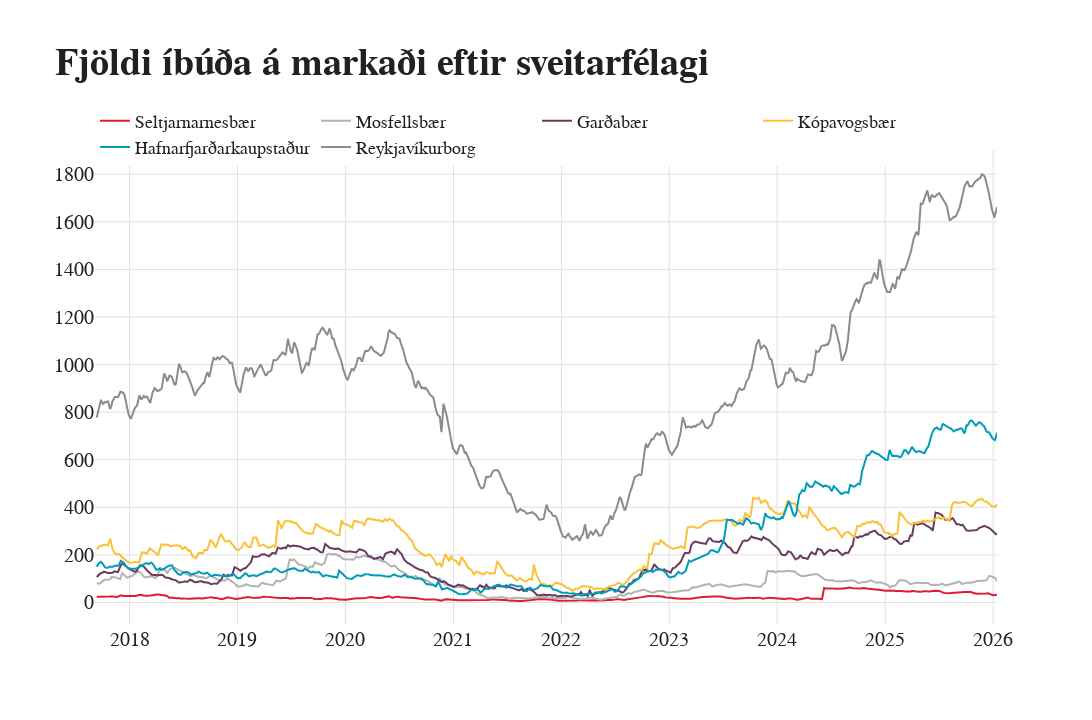

Notebook code cell kept with this figure:
### Code cell
def make_plot(df):

    fig = analytiq.Figure('core')

    columns = [
         "Seltjarnarnesbær", "Mosfellsbær", "Garðabær", "Kópavogsbær", "Hafnarfjarðarkaupstaður", "Reykjavíkurborg"
    ]
    

    fig.update_layout(
        legend = dict(
            x = 0.0,
            y = 1.1,
            orientation = 'h'
        )
    )
    
    fig.set_title(
        "Fjöldi íbúða á markaði eftir sveitarfélagi",
    )


    fig.update_layout(
        margin_t = 150,
    )

    for i, column in enumerate(columns):
        fig.add_scatter(
            x = df.index,
            y = df[column],
            line = dict(
                color = fig.colors(i)
            ),
            name = column,
            showlegend=True
        )

        fig.export(f"total-on-market--{i}")

    return fig


df_listings\
.pivot_table(index='date', columns='city_name', values='listings', aggfunc='sum')\
.rolling(7).mean()\
.pipe(make_plot)

### Figure 1 — Plotly figure (JSON) as saved in the notebook; plotly's stock layout.template omitted (floating-point values rounded to 4 significant figures; data arrays with more than 128 entries replaced by an {"elided": "..."} marker saying what was removed)
{"data": [{"line": {"color": "rgb(220, 30, 53)"}, "name": "Seltjarnarnesbær", "showlegend": true, "type": "scatter", "x": {"elided": "3053 str values"}, "y": {"elided": "3053 float values"}}, {"line": {"color": "rgb(178, 180, 178)"}, "name": "Mosfellsbær", "showlegend": true, "type": "scatter", "x": {"elided": "3053 str values"}, "y": {"elided": "3053 float values"}}, {"line": {"color": "rgb(105, 60, 94)"}, "name": "Garðabær", "showlegend": true, "type": "scatter", "x": {"elided": "3053 str values"}, "y": {"elided": "3053 float values"}}, {"line": {"color": "rgb(252, 192, 54)"}, "name": "Kópavogsbær", "showlegend": true, "type": "scatter", "x": {"elided": "3053 str values"}, "y": {"elided": "3053 float values"}}, {"line": {"color": "rgb(0, 156, 189)"}, "name": "Hafnarfjarðarkaupstaður", "showlegend": true, "type": "scatter", "x": {"elided": "3053 str values"}, "y": {"elided": "3053 float values"}}, {"line": {"color": "rgb(145, 137, 137)"}, "name": "Reykjavíkurborg", "showlegend": true, "type": "scatter", "x": {"elided": "3053 str values"}, "y": {"elided": "3053 float values"}}], "layout": {"autosize": false, "font": {"color": "#212121", "family": "TT Norms Pro"}, "height": 720, "legend": {"font": {"color": "#212121", "family": "TT Norms Pro", "size": 18}, "orientation": "h", "x": 0, "y": 1.1}, "margin": {"b": 95, "l": 95, "r": 95, "t": 150}, "paper_bgcolor": "#ffffff", "plot_bgcolor": "#ffffff", "title": {"font": {"color": "#212121", "family": "TT Norms Pro", "size": 24}, "text": "<span style=\"font-size: 38px;\"><b>Fjöldi íbúða á markaði eftir sveitarfélagi</b></span>"}, "width": 1280, "xaxis": {"gridcolor": "#e0e0e0", "tickfont": {"color": "#212121", "family": "TT Norms Pro", "size": 20}, "title": {"font": {"color": "#212121", "family": "TT Norms Pro", "size": 24}}, "zerolinecolor": "#e0e0e0", "zerolinewidth": 0}, "xaxis10": {"gridcolor": "#e0e0e0", "tickfont": {"color": "#212121", "family": "TT Norms Pro", "size": 20}, "title": {"font": {"color": "#212121", "family": "TT Norms Pro", "size": 24}}, "zerolinecolor": "#e0e0e0", "zerolinewidth": 0}, "xaxis11": {"gridcolor": "#e0e0e0", "tickfont": {"color": "#212121", "family": "TT Norms Pro", "size": 20}, "title": {"font": {"color": "#212121", "family": "TT Norms Pro", "size": 24}}, "zerolinecolor": "#e0e0e0", "zerolinewidth": 0}, "xaxis12": {"gridcolor": "#e0e0e0", "tickfont": {"color": "#212121", "family": "TT Norms Pro", "size": 20}, "title": {"font": {"color": "#212121", "family": "TT Norms Pro", "size": 24}}, "zerolinecolor": "#e0e0e0", "zerolinewidth": 0}, "xaxis13": {"gridcolor": "#e0e0e0", "tickfont": {"color": "#212121", "family": "TT Norms Pro", "size": 20}, "title": {"font": {"color": "#212121", "family": "TT Norms Pro", "size": 24}}, "zerolinecolor": "#e0e0e0", "zerolinewidth": 0}, "xaxis14": {"gridcolor": "#e0e0e0", "tickfont": {"color": "#212121", "family": "TT Norms Pro", "size": 20}, "title": {"font": {"color": "#212121", "family": "TT Norms Pro", "size": 24}}, "zerolinecolor": "#e0e0e0", "zerolinewidth": 0}, "xaxis15": {"gridcolor": "#e0e0e0", "tickfont": {"color": "#212121", "family": "TT Norms Pro", "size": 20}, "title": {"font": {"color": "#212121", "family": "TT Norms Pro", "size": 24}}, "zerolinecolor": "#e0e0e0", "zerolinewidth": 0}, "xaxis16": {"gridcolor": "#e0e0e0", "tickfont": {"color": "#212121", "family": "TT Norms Pro", "size": 20}, "title": {"font": {"color": "#212121", "family": "TT Norms Pro", "size": 24}}, "zerolinecolor": "#e0e0e0", "zerolinewidth": 0}, "xaxis17": {"gridcolor": "#e0e0e0", "tickfont": {"color": "#212121", "family": "TT Norms Pro", "size": 20}, "title": {"font": {"color": "#212121", "family": "TT Norms Pro", "size": 24}}, "zerolinecolor": "#e0e0e0", "zerolinewidth": 0}, "xaxis18": {"gridcolor": "#e0e0e0", "tickfont": {"color": "#212121", "family": "TT Norms Pro", "size": 20}, "title": {"font": {"color": "#212121", "family": "TT Norms Pro", "size": 24}}, "zerolinecolor": "#e0e0e0", "zerolinewidth": 0}, "xaxis19": {"gridcolor": "#e0e0e0", "tickfont": {"color": "#212121", "family": "TT Norms Pro", "size": 20}, "title": {"font": {"color": "#212121", "family": "TT Norms Pro", "size": 24}}, "zerolinecolor": "#e0e0e0", "zerolinewidth": 0}, "xaxis2": {"gridcolor": "#e0e0e0", "tickfont": {"color": "#212121", "family": "TT Norms Pro", "size": 20}, "title": {"font": {"color": "#212121", "family": "TT Norms Pro", "size": 24}}, "zerolinecolor": "#e0e0e0", "zerolinewidth": 0}, "xaxis20": {"gridcolor": "#e0e0e0", "tickfont": {"color": "#212121", "family": "TT Norms Pro", "size": 20}, "title": {"font": {"color": "#212121", "family": "TT Norms Pro", "size": 24}}, "zerolinecolor": "#e0e0e0", "zerolinewidth": 0}, "xaxis3": {"gridcolor": "#e0e0e0", "tickfont": {"color": "#212121", "family": "TT Norms Pro", "size": 20}, "title": {"font": {"color": "#212121", "family": "TT Norms Pro", "size": 24}}, "zerolinecolor": "#e0e0e0", "zerolinewidth": 0}, "xaxis4": {"gridcolor": "#e0e0e0", "tickfont": {"color": "#212121", "family": "TT Norms Pro", "size": 20}, "title": {"font": {"color": "#212121", "family": "TT Norms Pro", "size": 24}}, "zerolinecolor": "#e0e0e0", "zerolinewidth": 0}, "xaxis5": {"gridcolor": "#e0e0e0", "tickfont": {"color": "#212121", "family": "TT Norms Pro", "size": 20}, "title": {"font": {"color": "#212121", "family": "TT Norms Pro", "size": 24}}, "zerolinecolor": "#e0e0e0", "zerolinewidth": 0}, "xaxis6": {"gridcolor": "#e0e0e0", "tickfont": {"color": "#212121", "family": "TT Norms Pro", "size": 20}, "title": {"font": {"color": "#212121", "family": "TT Norms Pro", "size": 24}}, "zerolinecolor": "#e0e0e0", "zerolinewidth": 0}, "xaxis7": {"gridcolor": "#e0e0e0", "tickfont": {"color": "#212121", "family": "TT Norms Pro", "size": 20}, "title": {"font": {"color": "#212121", "family": "TT Norms Pro", "size": 24}}, "zerolinecolor": "#e0e0e0", "zerolinewidth": 0}, "xaxis8": {"gridcolor": "#e0e0e0", "tickfont": {"color": "#212121", "family": "TT Norms Pro", "size": 20}, "title": {"font": {"color": "#212121", "family": "TT Norms Pro", "size": 24}}, "zerolinecolor": "#e0e0e0", "zerolinewidth": 0}, "xaxis9": {"gridcolor": "#e0e0e0", "tickfont": {"color": "#212121", "family": "TT Norms Pro", "size": 20}, "title": {"font": {"color": "#212121", "family": "TT Norms Pro", "size": 24}}, "zerolinecolor": "#e0e0e0", "zerolinewidth": 0}, "yaxis": {"gridcolor": "#e0e0e0", "tickfont": {"color": "#212121", "family": "TT Norms Pro", "size": 20}, "title": {"font": {"color": "#212121", "family": "TT Norms Pro", "size": 24}}, "zerolinecolor": "#e0e0e0", "zerolinewidth": 0}, "yaxis10": {"gridcolor": "#e0e0e0", "tickfont": {"color": "#212121", "family": "TT Norms Pro", "size": 20}, "title": {"font": {"color": "#212121", "family": "TT Norms Pro", "size": 24}}, "zerolinecolor": "#e0e0e0", "zerolinewidth": 0}, "yaxis11": {"gridcolor": "#e0e0e0", "tickfont": {"color": "#212121", "family": "TT Norms Pro", "size": 20}, "title": {"font": {"color": "#212121", "family": "TT Norms Pro", "size": 24}}, "zerolinecolor": "#e0e0e0", "zerolinewidth": 0}, "yaxis12": {"gridcolor": "#e0e0e0", "tickfont": {"color": "#212121", "family": "TT Norms Pro", "size": 20}, "title": {"font": {"color": "#212121", "family": "TT Norms Pro", "size": 24}}, "zerolinecolor": "#e0e0e0", "zerolinewidth": 0}, "yaxis13": {"gridcolor": "#e0e0e0", "tickfont": {"color": "#212121", "family": "TT Norms Pro", "size": 20}, "title": {"font": {"color": "#212121", "family": "TT Norms Pro", "size": 24}}, "zerolinecolor": "#e0e0e0", "zerolinewidth": 0}, "yaxis14": {"gridcolor": "#e0e0e0", "tickfont": {"color": "#212121", "family": "TT Norms Pro", "size": 20}, "title": {"font": {"color": "#212121", "family": "TT Norms Pro", "size": 24}}, "zerolinecolor": "#e0e0e0", "zerolinewidth": 0}, "yaxis15": {"gridcolor": "#e0e0e0", "tickfont": {"color": "#212121", "family": "TT Norms Pro", "size": 20}, "title": {"font": {"color": "#212121", "family": "TT Norms Pro", "size": 24}}, "zerolinecolor": "#e0e0e0", "zerolinewidth": 0}, "yaxis16": {"gridcolor": "#e0e0e0", "tickfont": {"color": "#212121", "family": "TT Norms Pro", "size": 20}, "title": {"font": {"color": "#212121", "family": "TT Norms Pro", "size": 24}}, "zerolinecolor": "#e0e0e0", "zerolinewidth": 0}, "yaxis17": {"gridcolor": "#e0e0e0", "tickfont": {"color": "#212121", "family": "TT Norms Pro", "size": 20}, "title": {"font": {"color": "#212121", "family": "TT Norms Pro", "size": 24}}, "zerolinecolor": "#e0e0e0", "zerolinewidth": 0}, "yaxis18": {"gridcolor": "#e0e0e0", "tickfont": {"color": "#212121", "family": "TT Norms Pro", "size": 20}, "title": {"font": {"color": "#212121", "family": "TT Norms Pro", "size": 24}}, "zerolinecolor": "#e0e0e0", "zerolinewidth": 0}, "yaxis19": {"gridcolor": "#e0e0e0", "tickfont": {"color": "#212121", "family": "TT Norms Pro", "size": 20}, "title": {"font": {"color": "#212121", "family": "TT Norms Pro", "size": 24}}, "zerolinecolor": "#e0e0e0", "zerolinewidth": 0}, "yaxis2": {"gridcolor": "#e0e0e0", "tickfont": {"color": "#212121", "family": "TT Norms Pro", "size": 20}, "title": {"font": {"color": "#212121", "family": "TT Norms Pro", "size": 24}}, "zerolinecolor": "#e0e0e0", "zerolinewidth": 0}, "yaxis20": {"gridcolor": "#e0e0e0", "tickfont": {"color": "#212121", "family": "TT Norms Pro", "size": 20}, "title": {"font": {"color": "#212121", "family": "TT Norms Pro", "size": 24}}, "zerolinecolor": "#e0e0e0", "zerolinewidth": 0}, "yaxis3": {"gridcolor": "#e0e0e0", "tickfont": {"color": "#212121", "family": "TT Norms Pro", "size": 20}, "title": {"font": {"color": "#212121", "family": "TT Norms Pro", "size": 24}}, "zerolinecolor": "#e0e0e0", "zerolinewidth": 0}, "yaxis4": {"gridcolor": "#e0e0e0", "tickfont": {"color": "#212121", "family": "TT Norms Pro", "size": 20}, "title": {"font": {"color": "#212121", "family": "TT Norms Pro", "size": 24}}, "zerolinecolor": "#e0e0e0", "zerolinewidth": 0}, "yaxis5": {"gridcolor": "#e0e0e0", "tickfont": {"color": "#212121", "family": "TT Norms Pro", "size": 20}, "title": {"font": {"color": "#212121", "family": "TT Norms Pro", "size": 24}}, "zerolinecolor": "#e0e0e0", "zerolinewidth": 0}, "yaxis6": {"gridcolor": "#e0e0e0", "tickfont": {"color": "#212121", "family": "TT Norms Pro", "size": 20}, "title": {"font": {"color": "#212121", "family": "TT Norms Pro", "size": 24}}, "zerolinecolor": "#e0e0e0", "zerolinewidth": 0}, "yaxis7": {"gridcolor": "#e0e0e0", "tickfont": {"color": "#212121", "family": "TT Norms Pro", "size": 20}, "title": {"font": {"color": "#212121", "family": "TT Norms Pro", "size": 24}}, "zerolinecolor": "#e0e0e0", "zerolinewidth": 0}, "yaxis8": {"gridcolor": "#e0e0e0", "tickfont": {"color": "#212121", "family": "TT Norms Pro", "size": 20}, "title": {"font": {"color": "#212121", "family": "TT Norms Pro", "size": 24}}, "zerolinecolor": "#e0e0e0", "zerolinewidth": 0}, "yaxis9": {"gridcolor": "#e0e0e0", "tickfont": {"color": "#212121", "family": "TT Norms Pro", "size": 20}, "title": {"font": {"color": "#212121", "family": "TT Norms Pro", "size": 24}}, "zerolinecolor": "#e0e0e0", "zerolinewidth": 0}}}
